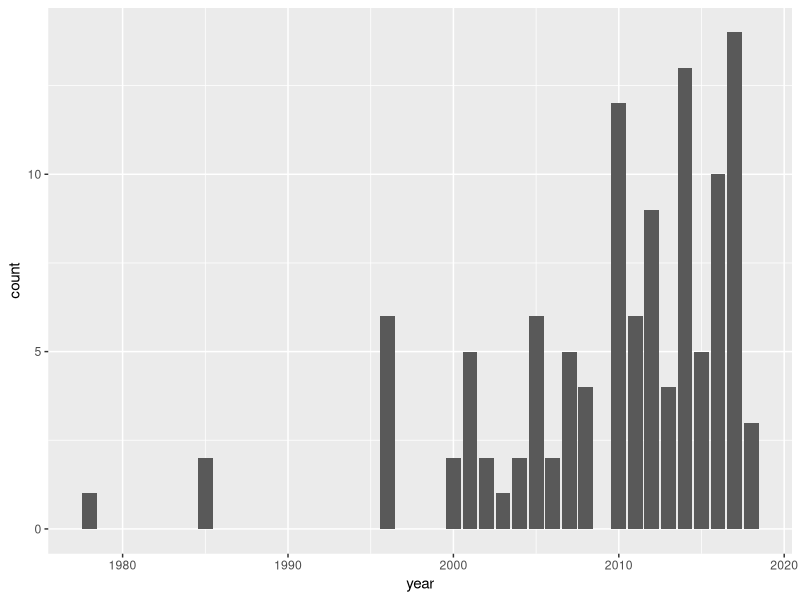

Source code (R): (Note: this script raises an error after producing the figure.)
## ---- chunk 1
library(tidyverse)
library(ggplot2)
## ---- chunk 2
dataset <- read_csv("datasets/irrt1vt2_estBD_apr20.csv")
as.factor(dataset$year)
## ---- chunk 3
ggplot(dataset, aes(year)) + geom_bar()
## ---- chunk 4
dataset_geo <- read_csv("datasets/geo_area.csv")

# Pie Chart from data frame with Appended Sample Sizes
mytable <- table(dataset_geo$geo_area)
lbls <- paste(names(mytable), "\n", mytable, sep="")
colours <- c("orange", )
pie(mytable, labels = lbls, main="Geographical Areas of Studies\n (with sample sizes)")
